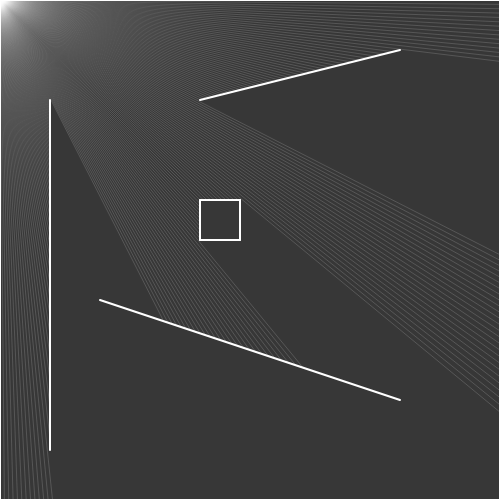
Frame 1 (no input)
Frame 60 (no input): identical to frame 1, image omitted
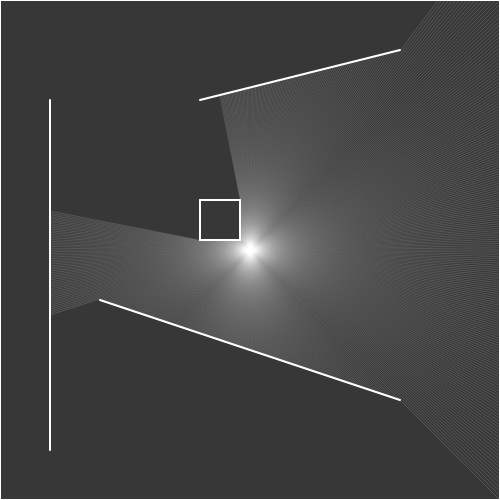
Frame 120 (the mouse pressed at the canvas centre since frame 60)

The p5.js sketch that drew these frames (run headless with seeded random() and noise() and a simulated clock; from frame 60 on, the mouse is pressed at the canvas centre):

// p5.js sketch
// ── sketch.js
let center;
const walls = []


function setup() {
    createCanvas(500, 500);
    angleMode(DEGREES)

    center = new Center()

    //borders
    walls.push(new Wall(
        0, 0,
        width, 0));
    walls.push(new Wall(
        0, 0,
        0, height));
    walls.push(new Wall(
        width, height,
        0, height));
    walls.push(new Wall(
        width, height,
        width, 0));

    //arbitrary
    walls.push(new Wall(
        100, 300,
        400, 400));
    walls.push(new Wall(
        200, 100,
        400, 50));
    walls.push(new Wall(
        50, 100,
        50, 450));

    walls.push(...vector_square(200, 200, 40))
}

function draw() {
    background(55);

    stroke(255);
    strokeWeight(2);
    walls.forEach(wall => {
        wall.show()
    })

    center.center.x = mouseX
    center.center.y = mouseY

    strokeWeight(1);
    stroke(255, 40)
    center.show(walls);
}

function Center() {
    this.center = createVector(width / 2, height / 2)

    this.rays = []
    for (let i = 0; i < 360; i += .5) {
        this.rays.push(
            new Ray(this.center, i)
        )
    }

    this.show = walls => {
        this.rays.forEach(ray => {
            ray.show(walls)
        })
    }
}
// ── ray.js
    class Ray {
        constructor(refPos, angle) {
            this.pos = refPos;
            this.dir = p5.Vector.fromAngle(radians(angle))
        }

        show(walls) {
            const start = this.pos
            // console.log(walls)

            let minDist = Infinity
            let point = null
            walls.forEach(wall => {
                const pt = this.collision(wall);
                if (!pt)
                    return

                const tempDist = dist(this.pos.x, this.pos.y, pt.x, pt.y);
                if (tempDist < minDist) {
                    minDist = tempDist;
                    point = pt;
                }
            });

            if (!point)
                return

            line(
                this.pos.x, this.pos.y,
                point.x, point.y
            )
        }

        //check if our ray intercepts with wall within bounderies
        //if ray collides in the correct direction and if wall point is within the wall
        collision(wall) {
            //for this part we use analytic geometry,
            //we interpret both rays and walls as liner functions with vectors
            //and check for intersections.
            //it basicaly boils down to solving a liner equation system
            // and x or y do have to be within 1, because that way the point is between
            //the starting vector and the directional vector(+ starting vector)
            // one has to be within 1 and 0 because of this reason, the other one has to greater than 0,
            //because that linear equation can expand only positively, but doesn't have to be
            //within the range of the direction vector

            const baseDet = this.dir.x * wall.length.y - this.dir.y * wall.length.x

            //if the baseDet is 0, there is no solution (parallel lines :) )
            if (baseDet == 0)
                return null

            let detRay = (this.pos.x - wall.base.x) * wall.length.y - (this.pos.y - wall.base.y) * wall.length.x;
            detRay /= -baseDet;

            let detWall = (this.pos.x - wall.base.x) * this.dir.y - (this.pos.y - wall.base.y) * this.dir.x;
            detWall /= -baseDet

            //if the scalar for the ray diagonal is bigger than 0, we are in the right direction
            //if the scalar for the wal diagonal is between 0 and 1, we know that the point is within the directional vector
            if (detRay > 0 && detWall > 0 && detWall < 1) {

                return {
                    x: this.pos.x + (detRay) * this.dir.x,
                    y: this.pos.y + (detRay) * this.dir.y
                }
            }
        }

        setDir(x, y) {
            this.dir.x = (x - this.pos.x) / 10
            this.dir.y = (y - this.pos.y) / 10
        }
    }
// ── shapes.js
function vector_square(x, y, width) {
    return [
        new Wall(x, y, x + width, y),
        new Wall(x, y, x, y + width),
        new Wall(x + width, y + width, x + width, y),
        new Wall(x + width, y + width, x, y + width),
    ]
}
// ── wall.js
class Wall {
    constructor(x, y, x2, y2) {
        this.base = createVector(x, y)
        this.length = createVector(x2 - x, y2 - y)
    }

    show() {
        line(
            this.base.x, this.base.y,
            this.base.x + this.length.x, this.base.y + this.length.y
        )
    }
}
